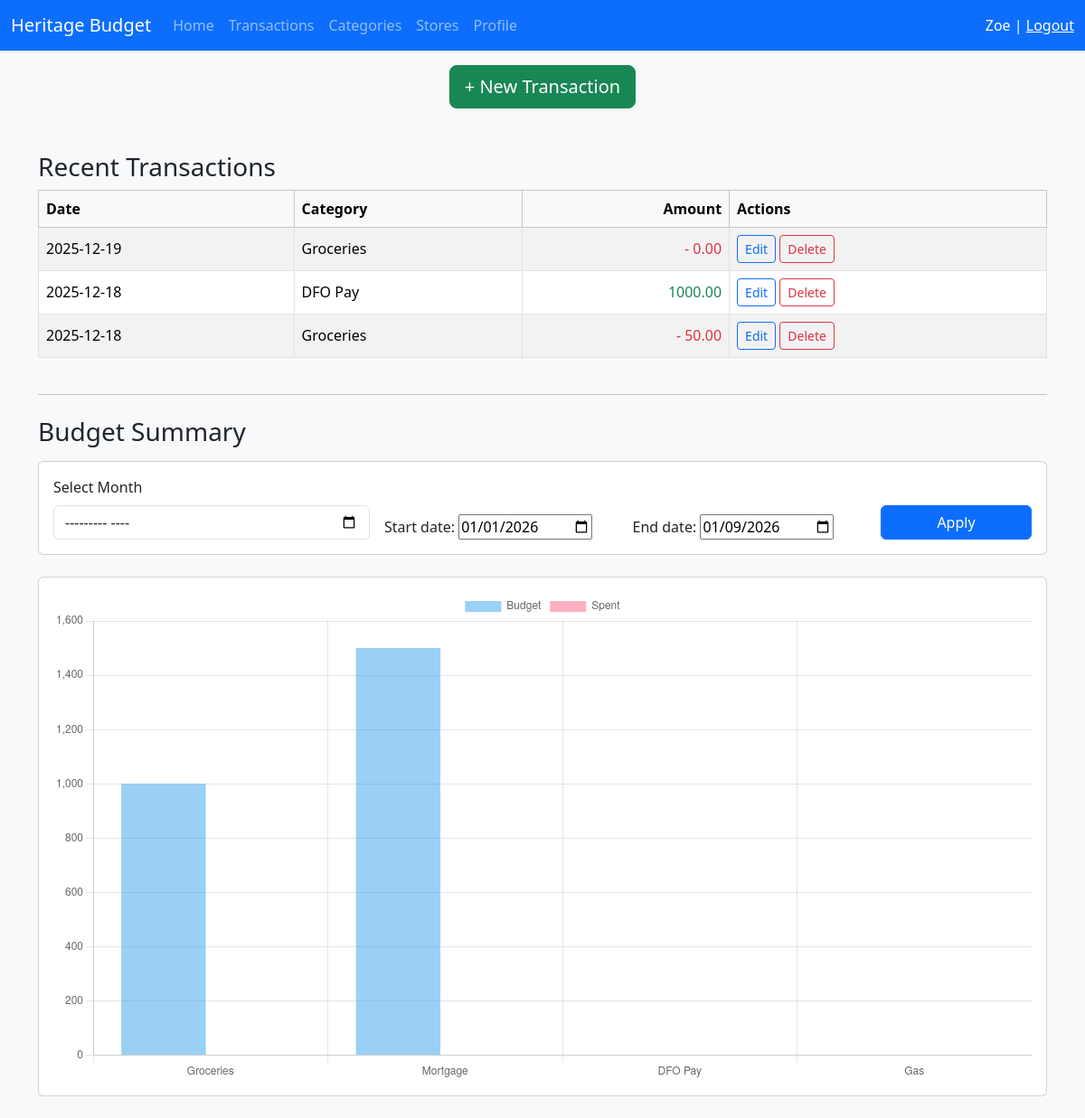
Page / (signed in) on the earlier database version.
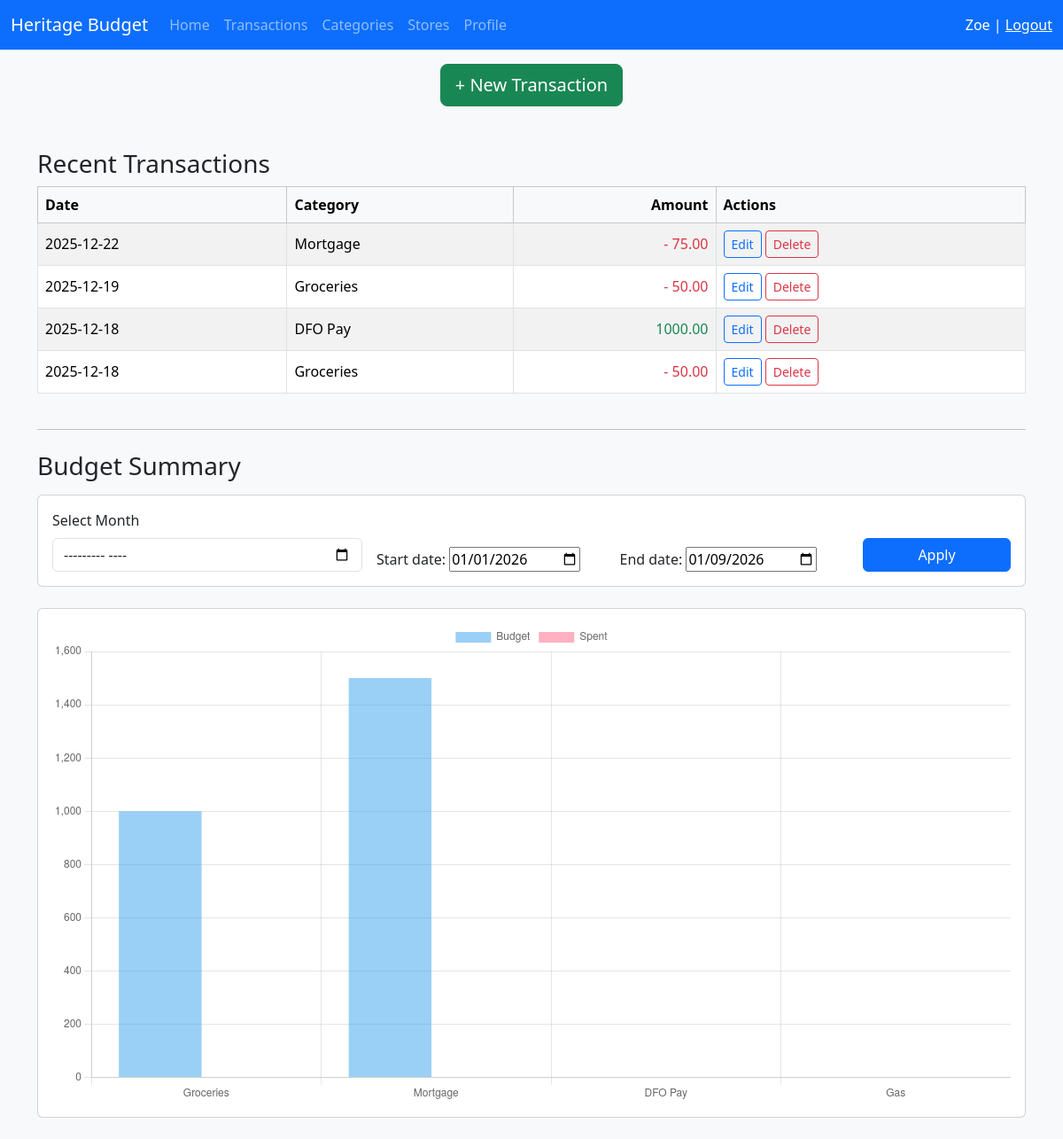
Same page on the later database version.
### budget/models.py (models this page shows, shortened)
class Transaction(models.Model):
    amount = models.DecimalField(max_digits=10, decimal_places=2, default=0)
    category = models.ForeignKey(Category, on_delete=models.CASCADE, related_name="transactions")
    date = models.DateTimeField(default=timezone.now)
    store = models.ForeignKey(Store, on_delete=models.SET_NULL, null=True, blank=True, related_name="transactions")
    member = models.ForeignKey(FamilyMember, on_delete=models.PROTECT, related_name="transactions")
    description = models.CharField(max_length=500, null=True, blank=True,)
    created_at = models.DateTimeField(auto_now_add=True)
    updated_at = models.DateTimeField(auto_now=True)
    deleted_at = models.DateTimeField(null=True, blank=True)
    class Meta:
        indexes = [
            models.Index(fields=['date']),
            models.Index(fields=['category', 'date']),  # useful for category/month queries
            models.Index(fields=['member', 'date']),    # useful for member/month queries
        ]

class Category(models.Model):
    household = models.ForeignKey(
        Household,
        on_delete=models.CASCADE,
        related_name="categories",
    )
    name = models.CharField(max_length=100)
    fixed = models.BooleanField(default=False)
    necessity = models.BooleanField(default=False)
    income_expense = models.CharField(
        max_length=2,
        choices=[('IN', 'Income'),('EX', 'Expense')],
        default='EX'
    )
    is_active = models.BooleanField(default=True)
    created_at = models.DateTimeField(auto_now_add=True)
    updated_at = models.DateTimeField(auto_now=True)
    deleted_at = models.DateTimeField(null=True, blank=True)

### budget/views.py (the view)
# urls.py: path('', views.dashboard, name='dashboard'),
@login_required
def dashboard(request):
    member = request.user.familymember
    household = member.household
    today = timezone.now().date()
    start_date = request.GET.get('start_date', today.replace(day=1))
    end_date = request.GET.get('end_date', today)
    if isinstance(start_date, str):
        start_date = timezone.make_aware(datetime.strptime(start_date, '%Y-%m-%d'))
    if isinstance(end_date, str):
        end_date = timezone.make_aware(datetime.combine(datetime.strptime(end_date, '%Y-%m-%d').date(),datetime.max.time()))
    recent_transactions = Transaction.objects.filter(
        member__household=household
    ).order_by('-date')[:10]
    categories = Category.objects.filter(household=household, deleted_at__isnull=True)
    summary = []
    for category in categories:
        budget = Budget.get_budget_for_range(household, category, start_date, end_date)
        spent = Transaction.objects.filter(
            category=category,
            date__range=(start_date, end_date)
        ).aggregate(total=Sum('amount'))['total'] or 0
        summary.append({
            'category': category.name,
            'budget': budget if budget else 0,
            'spent': spent,
            'income_expense': category.income_expense
        })
    filter_form = DashboardFilterForm(initial={
        'start_date': start_date,
        'end_date': end_date
    })
    return render(request, 'budget/dashboard.html', {
        'recent_transactions': recent_transactions,
        'summary': summary,
        'month': f"{start_date.strftime('%B %Y')} - {end_date.strftime('%B %Y')}",
        'filter_form': filter_form
    })

### budget/views.py
class DashboardFilterForm(forms.Form):
    start_date = forms.DateField(required=False, widget=forms.DateInput(attrs={'type': 'date'}))
    end_date = forms.DateField(required=False, widget=forms.DateInput(attrs={'type': 'date'}))

### budget/models.py (called while the page is built, shortened)
    def __str__(self):
        return self.name

    @staticmethod
    def get_budget_for_month(household, category, year, month):
        month_start = date(year, month, 1)
        month_end = date(year, month, monthrange(year, month)[1])
        return Budget.objects.filter(
            household=household,
            category=category,
            start_date__lte=month_end
        ).filter(
            Q(end_date__gte=month_start) | Q(end_date__isnull=True)
        ).first()

    @staticmethod
    def get_budget_for_range(household, category, start_date, end_date):
        if start_date.year == end_date.year and start_date.month == end_date.month:
            budget = Budget.get_budget_for_month(household, category, start_date.year, start_date.month)
            return budget.monthly_amount if budget else 0

### budget/templates/budget/dashboard.html (shortened to what this page needs)
{% extends "budget/base.html" %}
{% block content %}
<h3>Recent Transactions</h3>
<div class='table-responsive'>
    <table class='table table-striped table-bordered align-middle'>
        <thead class="table-light">
            <tr>
                <th>Date</th>
                <th>Category</th>
                <th class="text-end">Amount</th>
                <th>Actions</th>
            </tr>
        </thead>
        <tbody>
            {% for t in recent_transactions %}
            <tr>
                <td>{{ t.date|date:"Y-m-d" }}</td>
                <td>{{ t.category.name }}</td>
                <td class="text-end {% if t.category.income_expense == 'EX' %}text-danger{% else %}text-success{% endif %}">
                    {% if t.category.income_expense == 'EX' %}-{% endif %}
                    {{ t.amount }}
                </td>
                <td>
                    <a href="{% url 'transaction_update' t.pk %}" class="btn btn-sm btn-outline-primary">
                        Edit
                    </a>
                    <button type="button" class="btn btn-sm btn-outline-danger" data-bs-toggle="modal" data-bs-target="#deleteTransactionModal{{ t.pk }}">
                        Delete
                    </button>
                </td>
            </tr>
            {% empty %}
            <tr>
                <td colspan="7" class="text-center">No transactions this month</td>
            </tr>
            {% endfor %}
        </tbody>
    </table>
</div>
<hr class="my-4">
<h3 class="mb-3">Budget Summary</h3>
<div class="card mb-4">
  <div class="card-body">
    <form method="get" id="chart-filter-form">
      <div class="row g-3 align-items-end">
        <div class="col-12 col-md-4">
          <label for="month-select" class="form-label">Select Month</label>
          <input type="month" id="month-select" name="month" class="form-control">
        </div>
        <div class="col-6 col-md-3">
          {{ filter_form.start_date.label_tag }}
          {{ filter_form.start_date }}
        </div>
        <div class="col-6 col-md-3">
          {{ filter_form.end_date.label_tag }}
          {{ filter_form.end_date }}
        </div>
        <div class="col-12 col-md-2 d-grid">
          <button type="submit" class="btn btn-primary">Apply</button>
        </div>
      </div>
    </form>
  </div>
</div>
<div class="card p-3">
    <canvas id="budgetChart"></canvas>
</div>
<script>
document.addEventListener('DOMContentLoaded', () => {
    const monthSelect = document.getElementById('month-select');
    const startInput = document.getElementById('id_start_date');
    const endInput = document.getElementById('id_end_date');
    const chartForm = document.getElementById('chart-filter-form');
    monthSelect.addEventListener('change', () => {
        if (!monthSelect.value) return;
        const [year, month] = monthSelect.value.split('-').map(Number);
        const firstDay = new Date(year, month - 1, 1);
        const lastDay = new Date(year, month, 0);
        startInput.value = firstDay.toISOString().split('T')[0];
        endInput.value = lastDay.toISOString().split('T')[0];
        chartForm.submit();
    });
});
</script>
<script>
const ctx = document.getElementById('budgetChart').getContext('2d');
const labels = [{% for item in summary %}'{{ item.category }}',{% endfor %}];
const budgets = [{% for item in summary %}{{ item.budget }},{% endfor %}];
const spent = [{% for item in summary %}{{ item.spent }},{% endfor %}];
new Chart(ctx, {
    type: 'bar',
    data: {
        labels: labels,
        datasets: [
            {
                label: 'Budget',
                data: budgets,
                backgroundColor: 'rgba(54, 162, 235, 0.5)'
            },
            {
                label: 'Spent',
                data: spent,
                backgroundColor: 'rgba(255, 99, 132, 0.5)'
            }
        ]
    },
    options: {
        responsive: true,
        maintainAspectRatio: false,
        scales: {
            y: { beginAtZero: true }
        }
    }
});
</script>
{% endblock %}

Differences in the rows shown:
added Transaction: date "2025-12-22", category.name "Mortgage", amount "75.00"
changed Transaction (number 2 of 4 on the later page): amount "0.00" → "50.00"
